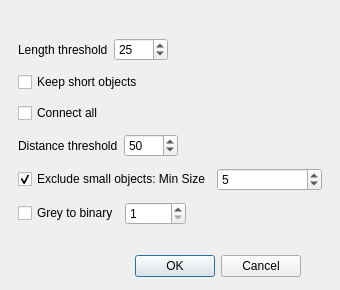
<?xml version="1.0" encoding="UTF-8"?>
<ui version="4.0">
 <class>FlyEmSkeletonizationDialog</class>
 <widget class="QDialog" name="FlyEmSkeletonizationDialog">
  <property name="geometry">
   <rect>
    <x>0</x>
    <y>0</y>
    <width>340</width>
    <height>290</height>
   </rect>
  </property>
  <property name="windowTitle">
   <string>Skeletonization</string>
  </property>
  <widget class="QDialogButtonBox" name="buttonBox">
   <property name="geometry">
    <rect>
     <x>130</x>
     <y>250</y>
     <width>171</width>
     <height>32</height>
    </rect>
   </property>
   <property name="orientation">
    <enum>Qt::Horizontal</enum>
   </property>
   <property name="standardButtons">
    <set>QDialogButtonBox::Cancel|QDialogButtonBox::Ok</set>
   </property>
  </widget>
  <widget class="QWidget" name="layoutWidget">
   <property name="geometry">
    <rect>
     <x>18</x>
     <y>33</y>
     <width>304</width>
     <height>200</height>
    </rect>
   </property>
   <layout class="QVBoxLayout" name="verticalLayout">
    <item>
     <layout class="QHBoxLayout" name="horizontalLayout_4">
      <item>
       <layout class="QHBoxLayout" name="horizontalLayout">
        <item>
         <widget class="QLabel" name="label">
          <property name="text">
           <string>Length threshold</string>
          </property>
         </widget>
        </item>
        <item>
         <widget class="QSpinBox" name="lengthSpinBox">
          <property name="maximum">
           <number>1000</number>
          </property>
          <property name="value">
           <number>25</number>
          </property>
         </widget>
        </item>
       </layout>
      </item>
      <item>
       <spacer name="horizontalSpacer">
        <property name="orientation">
         <enum>Qt::Horizontal</enum>
        </property>
        <property name="sizeHint" stdset="0">
         <size>
          <width>40</width>
          <height>20</height>
         </size>
        </property>
       </spacer>
      </item>
     </layout>
    </item>
    <item>
     <widget class="QCheckBox" name="shortObjectCheckBox">
      <property name="toolTip">
       <string>Keep at least one branch even if an object is shorter than the length threshold</string>
      </property>
      <property name="text">
       <string>Keep short objects</string>
      </property>
     </widget>
    </item>
    <item>
     <widget class="QCheckBox" name="connectCheckBox">
      <property name="toolTip">
       <string>Connect all objects no matter where they are</string>
      </property>
      <property name="text">
       <string>Connect all</string>
      </property>
     </widget>
    </item>
    <item>
     <layout class="QHBoxLayout" name="horizontalLayout_5">
      <item>
       <layout class="QHBoxLayout" name="horizontalLayout_2">
        <item>
         <widget class="QLabel" name="label_2">
          <property name="text">
           <string>Distance threshold</string>
          </property>
         </widget>
        </item>
        <item>
         <widget class="QSpinBox" name="distThreSpinBox">
          <property name="maximum">
           <number>1000</number>
          </property>
          <property name="value">
           <number>50</number>
          </property>
         </widget>
        </item>
       </layout>
      </item>
      <item>
       <spacer name="horizontalSpacer_2">
        <property name="orientation">
         <enum>Qt::Horizontal</enum>
        </property>
        <property name="sizeHint" stdset="0">
         <size>
          <width>40</width>
          <height>20</height>
         </size>
        </property>
       </spacer>
      </item>
     </layout>
    </item>
    <item>
     <layout class="QHBoxLayout" name="horizontalLayout_3">
      <item>
       <widget class="QCheckBox" name="objSizeCheckBox">
        <property name="toolTip">
         <string>Exclude small objects from the reconstruction</string>
        </property>
        <property name="text">
         <string>Exclude small objects: Min Size</string>
        </property>
        <property name="checked">
         <bool>true</bool>
        </property>
       </widget>
      </item>
      <item>
       <widget class="QSpinBox" name="objSizeSpinBox">
        <property name="maximum">
         <number>10000</number>
        </property>
        <property name="value">
         <number>5</number>
        </property>
       </widget>
      </item>
     </layout>
    </item>
    <item>
     <layout class="QHBoxLayout" name="horizontalLayout_7">
      <item>
       <layout class="QHBoxLayout" name="horizontalLayout_6">
        <item>
         <widget class="QCheckBox" name="greyToBinaryCheckBox">
          <property name="text">
           <string>Grey to binary</string>
          </property>
         </widget>
        </item>
        <item>
         <widget class="QSpinBox" name="levelSpinBox">
          <property name="minimum">
           <number>1</number>
          </property>
          <property name="maximum">
           <number>65535</number>
          </property>
          <property name="value">
           <number>1</number>
          </property>
         </widget>
        </item>
       </layout>
      </item>
      <item>
       <spacer name="horizontalSpacer_3">
        <property name="orientation">
         <enum>Qt::Horizontal</enum>
        </property>
        <property name="sizeHint" stdset="0">
         <size>
          <width>40</width>
          <height>20</height>
         </size>
        </property>
       </spacer>
      </item>
     </layout>
    </item>
   </layout>
  </widget>
 </widget>
 <resources/>
 <connections>
  <connection>
   <sender>buttonBox</sender>
   <signal>accepted()</signal>
   <receiver>FlyEmSkeletonizationDialog</receiver>
   <slot>accept()</slot>
   <hints>
    <hint type="sourcelabel">
     <x>248</x>
     <y>254</y>
    </hint>
    <hint type="destinationlabel">
     <x>157</x>
     <y>274</y>
    </hint>
   </hints>
  </connection>
  <connection>
   <sender>buttonBox</sender>
   <signal>rejected()</signal>
   <receiver>FlyEmSkeletonizationDialog</receiver>
   <slot>reject()</slot>
   <hints>
    <hint type="sourcelabel">
     <x>316</x>
     <y>260</y>
    </hint>
    <hint type="destinationlabel">
     <x>286</x>
     <y>274</y>
    </hint>
   </hints>
  </connection>
 </connections>
</ui>
